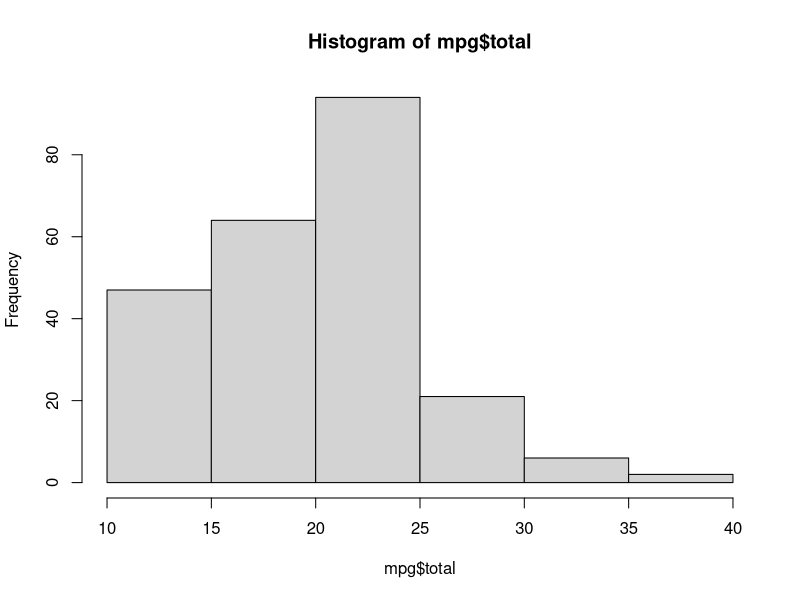
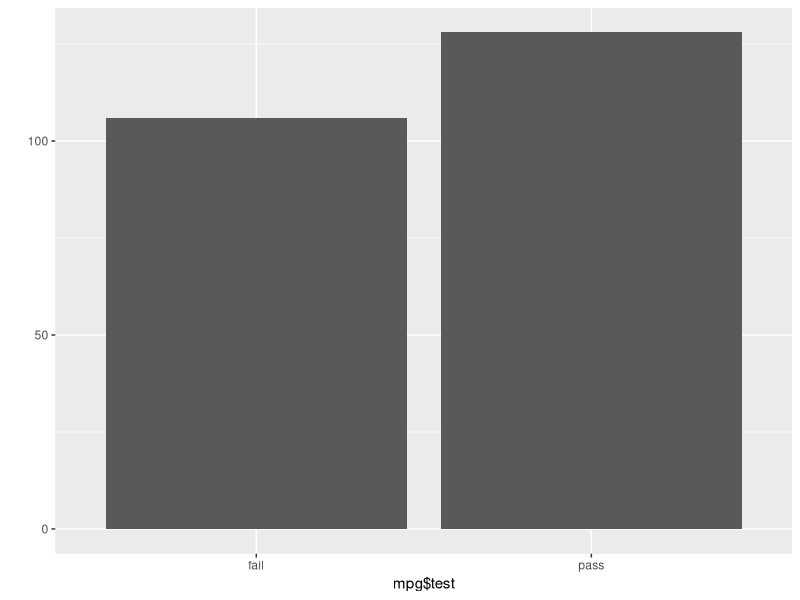
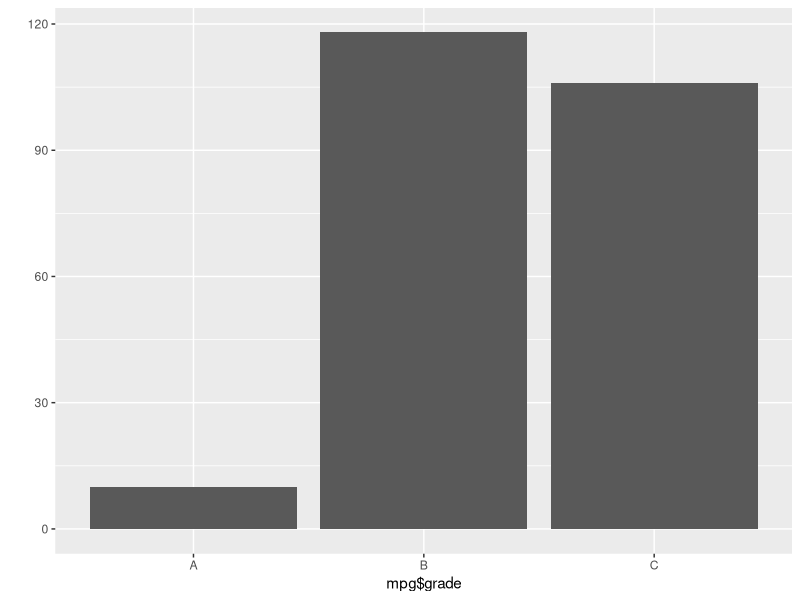
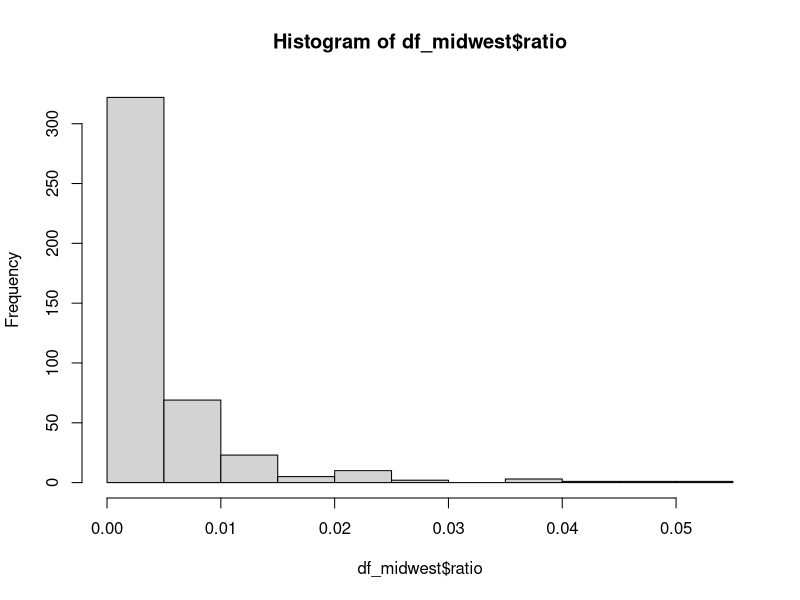
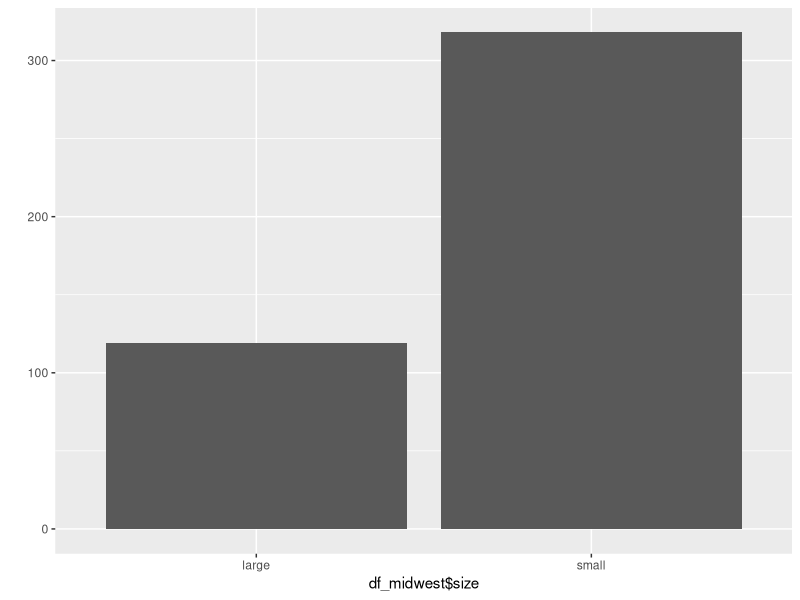

The R source for these figures, in order:
#05-3 파생변수 만들기
rm(list = ls())
library(dplyr)
library(ggplot2)

df <- data.frame(var1 = c(4,3,8),
                 var2 = c(2,6,1))

df$sum <- df$var1 + df$var2
df$mean <- (df$var1 + df$var2)/2

head(mpg)
mpg$total <- (mpg$cty + mpg$hwy)/2

summary(mpg$total)
hist(mpg$total)

# 조건문
?ifelse
ifelse(mpg$total>=20,"pass","fail")
mpg$test <- ifelse(mpg$total>=20,"pass","fail")
table(mpg$test)
qplot(mpg$test)

# 중첩조건문
mpg$grade <- ifelse(mpg$total>=30,"A",
                   ifelse(mpg$total>=20,"B","C"))
table(mpg$grade)
qplot(mpg$grade)

# test
# 문제1
df_midwest <- as.data.frame(midwest)
# 문제2
df_midwest <- rename(df_midwest, total=poptotal)
df_midwest <- rename(df_midwest, asian=popasian)
# 문제3
df_midwest$ratio <- df_midwest$asian/df_midwest$total
hist(df_midwest$ratio)
# 문제4
summary(df_midwest$ratio)
df_midwest$size <- ifelse(df_midwest$ratio >= 0.004872,"large","small")
# 문제5
table(df_midwest$size)
qplot(df_midwest$size)
